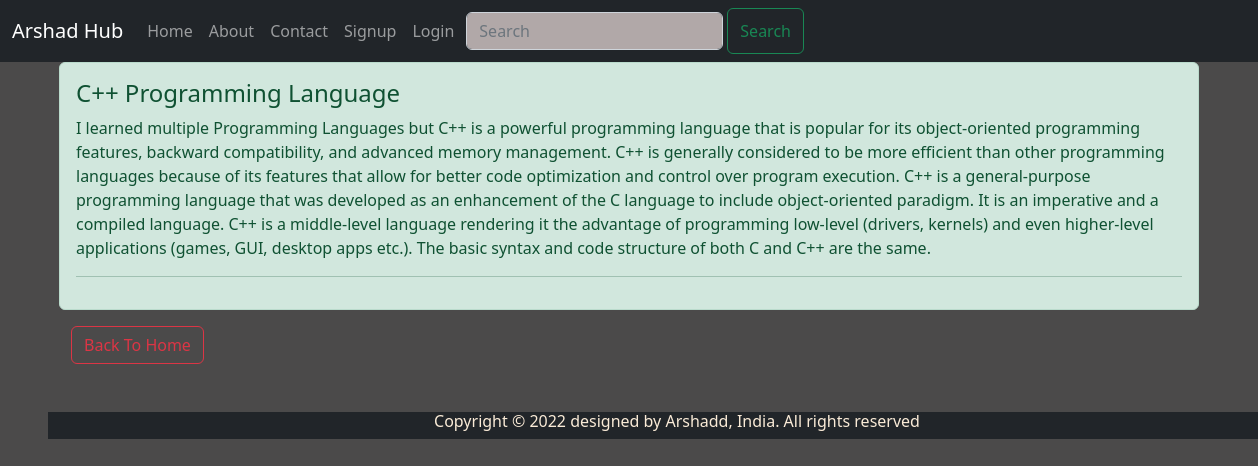
The app's page /onedata/12/ with its own data.
### myapp/models.py (models this page shows)
class Post(models.Model):
 title = models.CharField(max_length=150)
 desc = models.TextField()

### myapp/views.py (the view)
# urls.py: path('onedata/<int:id>/', views.onedata, name='onedata'),
def onedata(request, id):
    po = Post.objects.get(id=id)
    return render(request, 'myapp/onedata.html', {'po': po})

### myapp/templates/myapp/onedata.html
{% extends 'myapp/base.html' %}
    {% block content %}
<div class="container">
    <div class="row">
         <div class="alert alert-success" role="alert">
  <h4 class="alert-heading">{{po.title}}</h4>
  <p>{{po.desc}}</p>
  <hr>
</div>
<div>
    <a href="{% url 'home' %}" class="btn btn-outline-danger">Back To Home</a>
</div>
    </div>
</div>
    {% endblock %}

### myapp/static/myapp/css/style.css (style rules this page uses)
body { background-color: rgb(75, 74, 74); color: antiquewhite; }

### records on screen
Post: title "C++ Programming Language", desc "I learned multiple Programming Languages but C++ is a powerful programming language that is popular for its object-oriented programming features, backward compatibility, and advanced memory management. C++ is generally considered to be more efficient than other programming languages because of its features that allow for better code optimization and control over program execution. C++ is a general-purpose programming language that was developed as an enhancement of the C language to include object-oriented paradigm. It is an imperative and a compiled language. C++ is a middle-level language rendering it the advantage of programming low-level (drivers, kernels) and even higher-level…"
